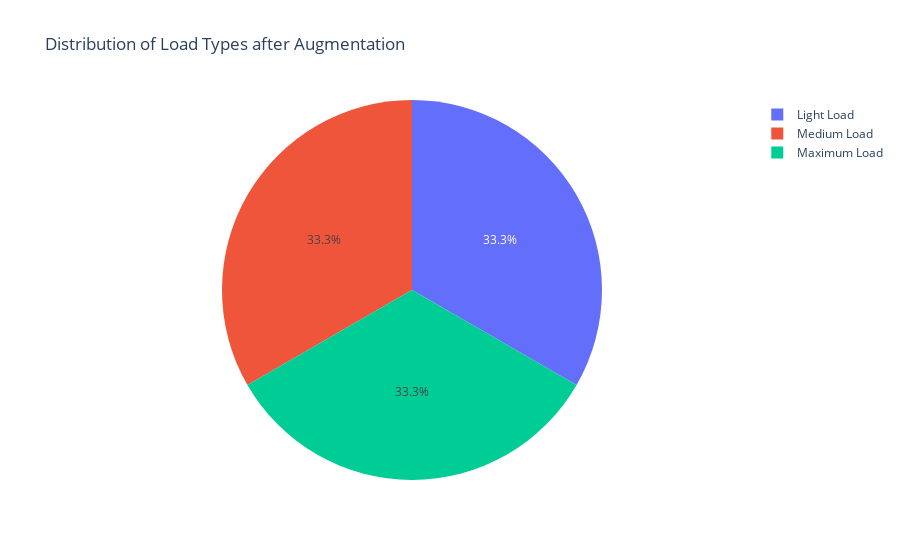

The notebook cell saved with this chart:
### Code cell
# Count the occurrences of each load type 
load_type_counts = df_aug['Load_Type'].value_counts()

labals_lis = ['Light Load',
              'Medium Load',
              'Maximum Load' ]

# Create the pie chart
fig = go.Figure(data=[go.Pie(labels=labals_lis, values=load_type_counts.values)])
fig.update_layout(title='Distribution of Load Types after Augmentation')
fig.show()

### Figure 1 — Plotly figure (JSON) as saved in the notebook; plotly's stock layout.template omitted (floating-point values rounded to 4 significant figures)
{"data": [{"labels": ["Light Load", "Medium Load", "Maximum Load"], "values": [14484, 14484, 14484], "type": "pie"}], "layout": {"title": {"text": "Distribution of Load Types after Augmentation"}, "autosize": true}}
